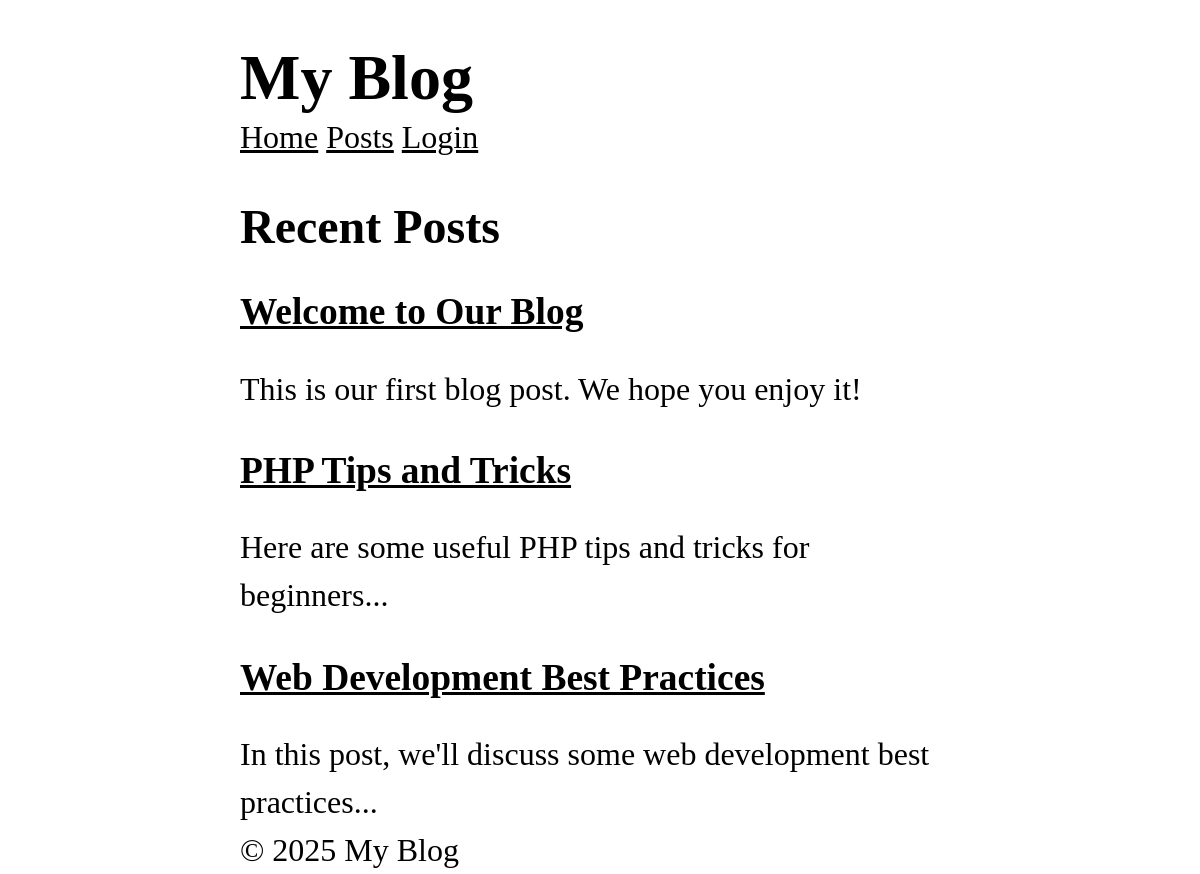
The page / on the database its author committed.
### tables this page shows
CREATE TABLE posts (
  id INTEGER PRIMARY KEY AUTOINCREMENT,
  title TEXT NOT NULL,
  content TEXT NOT NULL,
  views INTEGER DEFAULT 0,
  user_id INTEGER NOT NULL,
  created_at DATETIME DEFAULT CURRENT_TIMESTAMP,
  FOREIGN KEY (user_id) REFERENCES users (id)
);

### core/App.php (called while the page is built, shortened)
<?php
class App
{
    protected static $container = [];
    public static function bind( string $key , mixed $value):void
    {
        static::$container[$key] = $value;
    }
    public static function get(string $key):mixed
    {
        return static::$container[$key];
    }
}

### app/Models/Post.php (called while the page is built, shortened)
<?php
class Post extends Model
{
    protected static string $table = 'posts';
    public static function getRecent(?int $limit=null ,?int $page = null, ?string $search=null)
    {
        $db = App::get('database');
        $query = 'SELECT * FROM ' . static::$table ;
        $params = [];
        $query .= ' ORDER BY created_at DESC';
        if($limit !== null)
        {
            $query .= ' LIMIT ?';
            $params[] = $limit;
        }
        return $db->fetchAll($query , $params , static::class);
    }
}

### core/Database.php (called while the page is built, shortened)
<?php
class Database {
  protected $pdo;
  public function __construct(array $config) {
    try {
      $dsn = $this->createDsn($config);
      $username = $config['username'] ?? null;
      $password = $config['password'] ?? null;
      $options = $config['options'] ?? null;
      $this->pdo = new PDO($dsn, $username, $password, $options);
      $this->pdo->setAttribute(PDO::ATTR_ERRMODE, PDO::ERRMODE_EXCEPTION);
    } catch (PDOException $e) {
      throw new Exception("Could not connect to the database");
    }
  }
  protected function createDsn(array $config): string {
    $driver = $config['driver'];
    $dbname = $config['dbname'];
    return match($driver) {
      'sqlite' => "sqlite:$dbname",
      default => throw new Exception("Unsupported database driver: $driver")
    };
  }
  public function query(string $sql, array $params = []): PDOStatement {
    $stmt = $this->pdo->prepare($sql);
    $stmt->execute($params);
    return $stmt;
  }
  public function fetchAll(string $sql, array $params = [] , ?string $className = null): array {
    $stmt = $this->query($sql, $params);
    return $className
    ? $stmt->fetchAll(PDO::FETCH_CLASS, $className)
     : $stmt->fetchAll(PDO::FETCH_ASSOC);
  }
}

### app/Controller/HomeController.php (called while the page is built, shortened)
<?php
class HomeController
{
    public function index():string
    {
       $posts = Post::getRecent(5);
        return View::render('home/index' ,
        data:['posts' => $posts ],
    layout:'layouts/main');
    }
}

### core/Router.php (called while the page is built, shortened)
<?php
class Router
{
    protected array $routes = [];
    protected array $globalMiddleware = [];
    protected array $routeMiddleware = [];
    public function add(string $method , string $uri , string $controller , array $middlewares = []): void
    {
        $this->routes[] = [
            'method' => $method,
            'uri' => $uri,
            'controller' => $controller ,
            'middlewares' => $middlewares
        ];
    }
    public function addGlobalMiddleware(string $middleware): void
    {
        $this->globalMiddleware[] = $middleware;
    }
    public function addRouteMiddleware(string $name , string $middleware): void
    {
        $this->routeMiddleware[$name] = $middleware;
    }
    public function dispatch(string $uri , string $method): string
    {
        $route = $this->findRoute($uri , $method);
        $middlewares = [
            ...$this->globalMiddleware,
            ...array_map(fn($name) => $this->routeMiddleware[$name] , $route['middlewares'])
        ];
        return $this->runMiddleware($middlewares ,
        function() use ($route) {
            [$controller , $action] = explode('@' , $route['controller']);
        return $this->callAction($controller , $action , $route['params']);
        });
    }
    protected function runMiddleware(array $middlewares ,callable $target): mixed
    {
        $next = $target;
        foreach(array_reverse($middlewares) as $middleware)
        {
            $next = fn()=>(new $middleware)->handle($next);
        }
        return $next();
    }
    protected function findRoute(string $uri , string $method): ?array
    {
        foreach($this->routes as $route)
        {
            $params = $this->matchRoute($route['uri'] , $uri);
            if($params !== null && $route['method'] === $method)
            {
                return [...$route ,'params' => $params];
            }
        }
        return null;
    }
    protected function matchRoute(string $routeUri , string $requestUri):?array
    {
        $params = [];
        return $params;
    }
    protected function callAction(string $controller ,string $action , array $params): string
    {
       return (new $controllerClass)->$action(...$params);
    }
}

### app/Middlewares/CSRF.php (called while the page is built, shortened)
<?php
class CSRF implements Middleware
{
    public function handle(callable $next)
    {
        return $next();
    }
}

### app/Middlewares/View.php (called while the page is built, shortened)
<?php
class View implements Middleware
{
    public function handle(callable $next)
    {
        return $next();
    }
}

### core/View.php (called while the page is built, shortened)
<?php
class View
{
    protected static $globals = [];
    public static function share(string $key , mixed $value): void
    {
        static::$globals[$key] = $value;
    }
    public static function render(string $template , array $data = [], string $layout = null): string
    {
        $data = [...static::$globals , ...$data];
        $content = static::renderTemplate($template , $data);
        return static::renderLayout($layout , $data , $content);
    }
    public static function partial(string $template , array $data = []): string
    {
        return static::renderTemplate("/partials/$template" , $data);
    }
    protected static function renderTemplate(string $template , array $data): string
    {
        extract($data);
        $path = dirname(__DIR__) . "/app/Views/$template.php";
        require $path;
        return ob_get_clean();
    }
    protected static function renderLayout(?string $template , array $data , string $content): string
    {
        return ob_get_clean();
    }
}

### helpers.php (called while the page is built, shortened)
<?php
if(!function_exists('partial'))
{
    function partial(string $template , array $data = []): string
        {
            return View::partial($template , $data);
        }
}

### app/Views/partials/_posts.php (the view)
<?php foreach($posts as $post): ?>
    <article>
    <h3><a href="/posts/<?= $post->id ?>"><?= htmlspecialchars($post->title) ?></a></h3>
    <p><?= htmlspecialchars(substr($post->content, 0, 100)) ?></p>
    </article>
<?php endforeach; ?>

### public/style.css (style rules this page uses)
*, *::before, *::after { box-sizing: border-box; }
html { -moz-text-size-adjust: none; -webkit-text-size-adjust: none; text-size-adjust: none; }
body, h1, h2, h3, h4, p, figure, blockquote, dl, dd { margin-block-end: 0; }
body { min-height: 100vh; line-height: 1.5; max-width: 60%; margin-left: auto; margin-right: auto; font-size: 2em; font-family: 'Times New Roman', Times, serif; }
h1, h2, h3, h4, button, input, label { line-height: 1.1; }
h1, h2, h3, h4 { text-wrap: balance; }
a:not([class]) { text-decoration-skip-ink: auto; color: currentColor; }

### rows shown on the page
posts: title "Welcome to Our Blog", content "This is our first blog post. We hope you enjoy it!"
posts: title "PHP Tips and Tricks", content "Here are some useful PHP tips and tricks for beginners..."
posts: title "Web Development Best Practices", content "In this post, we'll discuss some web development best practices..."
